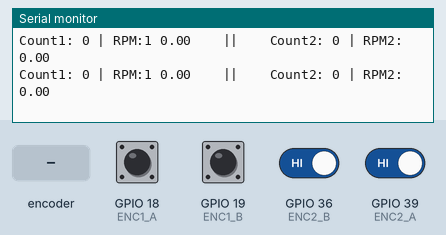
This sketch was run on a simulated ESP32. Parts: the last lines printed to the serial monitor. The inputs (shaded band) are chosen by the test bench; at power-on: GPIO 18 (ENC1_A), GPIO 19 (ENC1_B), GPIO 36 (ENC2_B), GPIO 39 (ENC2_A) HIGH.

Above: at 1.2 s.
1.3 s: rotary encoder on GPIO 18 (ENC1_A) / GPIO 19 (ENC1_B) turned 1 step (first pin leading)
At 1.31 s:
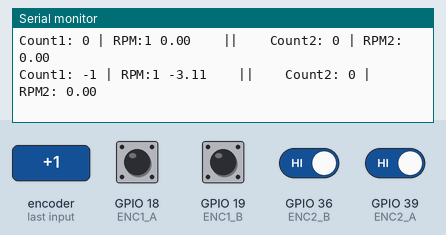
3.0 s: GPIO 36 (ENC2_B) driven LOW
At 3.01 s:
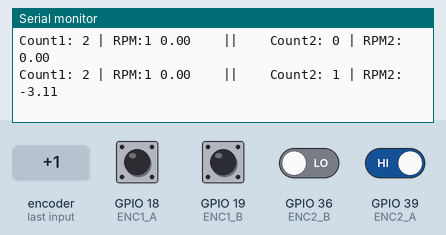
4.5 s: GPIO 39 (ENC2_A) driven LOW
At 4.51 s:
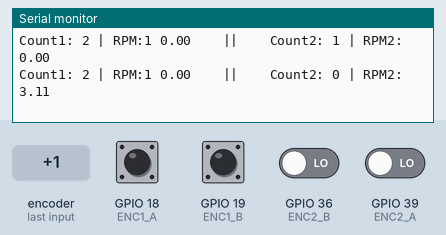
6.0 s: rotary encoder on GPIO 18 (ENC1_A) / GPIO 19 (ENC1_B) turned 1 step (first pin leading)
At 6.01 s:
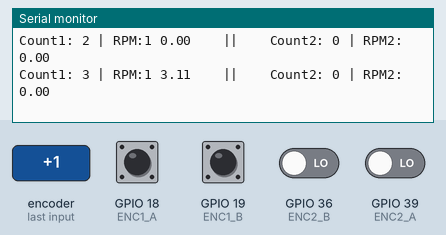
7.7 s: GPIO 36 (ENC2_B) driven HIGH
At 7.71 s:
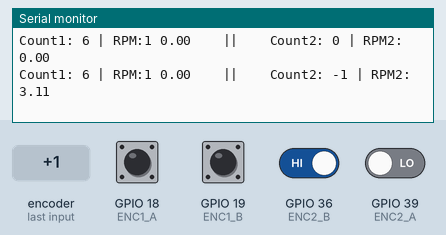
9.2 s: GPIO 39 (ENC2_A) driven HIGH
At 9.21 s:
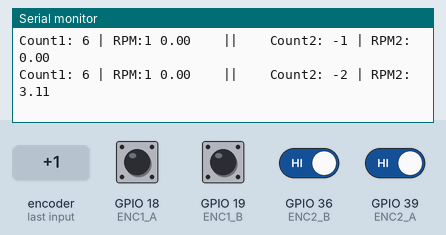
Timing chart, 0 to 11.7 s (numbered marks = the images above; inputs shaded):
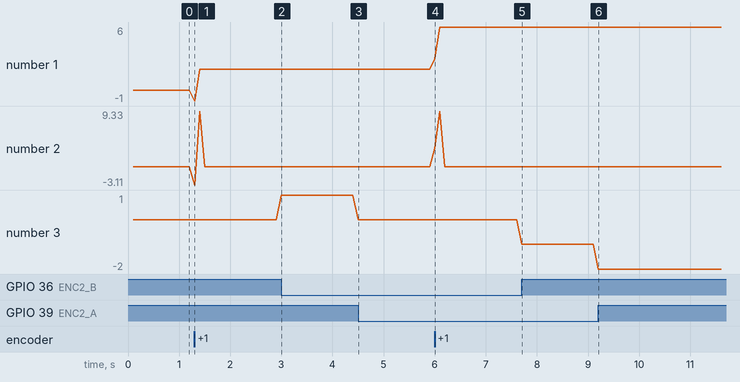

Measured:
- after the input at 1.3 s, the serial monitor: prints a new line at once (image 1)
- after the input at 3.0 s, the serial monitor: prints a new line at once (image 2)
- after the input at 4.5 s, the serial monitor: prints a new line at once (image 3)
- after the input at 6.0 s, the serial monitor: prints a new line at once (image 4)
- after the input at 7.7 s, the serial monitor: prints a new line at once (image 5)
- after the input at 9.2 s, the serial monitor: prints a new line at once (image 6)
- plotted number 1: 2 → 6 after the input at 6.0 s
- plotted number 3: 0 → -1 after the input at 7.7 s, -1 → -2 after the input at 9.2 s

The sketch:

baca_encoder.ino
```cpp
// m2
#define ENC1_A 18
#define ENC1_B 19
//m4
#define ENC2_A 39
#define ENC2_B 36

#define PPR 193
long lastCount1 = 0;
long lastCount2 = 0;
unsigned long lastTime = 0;

volatile long encCount1 = 0;
volatile long encCount2 = 0;
volatile int lastEnc1 = 0;
volatile int lastEnc2 = 0;


void IRAM_ATTR encoder1ISR() {
  int A = digitalRead(ENC1_A);
  int B = digitalRead(ENC1_B);
  int encoded = (A << 1) | B;
  int sum = (lastEnc1 << 2) | encoded;

  if (sum == 0b1101 || sum == 0b0100 || sum == 0b0010 || sum == 0b1011)
    encCount1++;
  if (sum == 0b1110 || sum == 0b0111 || sum == 0b0001 || sum == 0b1000)
    encCount1--;

  lastEnc1 = encoded;
}

void IRAM_ATTR encoder2ISR() {
  int A = digitalRead(ENC2_A);
  int B = digitalRead(ENC2_B);
  int encoded = (A << 1) | B;
  int sum = (lastEnc2 << 2) | encoded;

  if (sum == 0b1101 || sum == 0b0100 || sum == 0b0010 || sum == 0b1011)
    encCount2++;
  if (sum == 0b1110 || sum == 0b0111 || sum == 0b0001 || sum == 0b1000)
    encCount2--;

  lastEnc2 = encoded;
}


void setup() {
  Serial.begin(115200);

  pinMode(ENC1_A, INPUT);
  pinMode(ENC1_B, INPUT);
  pinMode(ENC2_A, INPUT);
  pinMode(ENC2_B, INPUT);

  attachInterrupt(digitalPinToInterrupt(ENC1_A), encoder1ISR, CHANGE);
  attachInterrupt(digitalPinToInterrupt(ENC1_B), encoder1ISR, CHANGE);
  attachInterrupt(digitalPinToInterrupt(ENC2_A), encoder2ISR, CHANGE);
  attachInterrupt(digitalPinToInterrupt(ENC2_B), encoder2ISR, CHANGE);

  lastTime = millis();
}

void loop() {
  unsigned long now = millis();

  if (now - lastTime >= 100) {
    //long delta = encoderCount - lastCount;
    //float rpm = (delta * 600.0) / PPR;

    long d1 = encCount1 - lastCount1;
    long d2 = encCount2 - lastCount2;
    lastCount1 = encCount1;
    lastCount2 = encCount2;

    float rpm1 = (d1 * 600.0) / PPR;
    float rpm2 = -(d2 * 600.0) / PPR;

    Serial.print("Count1: ");
    Serial.print(encCount1);
    Serial.print(" | RPM:1 ");
    Serial.print(rpm1);
    Serial.print("    ||    ");
    Serial.print("Count2: ");
    Serial.print(encCount2);
    Serial.print(" | RPM2: ");
    Serial.println(rpm2);

    lastCount1 = encCount1;
    lastCount2 = encCount2;
    lastTime = now;
  }
}
```

tess.cpp
```cpp
// // m2
// #define ENC1_A 25
// #define ENC1_B 15
// //m4
// #define ENC2_A 39
// #define ENC2_B 36

// #define PPR 193
// long lastCount1 = 0;
// long lastCount2 = 0;
// unsigned long lastTime = 0;

// volatile long encCount1 = 0;
// volatile long encCount2 = 0;
// volatile int lastEnc1 = 0;
// volatile int lastEnc2 = 0;


// void IRAM_ATTR encoder1ISR() {
//   int A = digitalRead(ENC1_A);
//   int B = digitalRead(ENC1_B);
//   int encoded = (A << 1) | B;
//   int sum = (lastEnc1 << 2) | encoded;

//   if (sum == 0b1101 || sum == 0b0100 || sum == 0b0010 || sum == 0b1011)
//     encCount1++;
//   if (sum == 0b1110 || sum == 0b0111 || sum == 0b0001 || sum == 0b1000)
//     encCount1--;

//   lastEnc1 = encoded;
// }

// void IRAM_ATTR encoder2ISR() {
//   int A = digitalRead(ENC2_A);
//   int B = digitalRead(ENC2_B);
//   int encoded = (A << 1) | B;
//   int sum = (lastEnc2 << 2) | encoded;

//   if (sum == 0b1101 || sum == 0b0100 || sum == 0b0010 || sum == 0b1011)
//     encCount2++;
//   if (sum == 0b1110 || sum == 0b0111 || sum == 0b0001 || sum == 0b1000)
//     encCount2--;

//   lastEnc2 = encoded;
// }


// void setup() {
//   Serial.begin(115200);

//   pinMode(ENC1_A, INPUT);
//   pinMode(ENC1_B, INPUT);
//   pinMode(ENC2_A, INPUT);
//   pinMode(ENC2_B, INPUT);

//   attachInterrupt(digitalPinToInterrupt(ENC1_A), encoder1ISR, CHANGE);
//   attachInterrupt(digitalPinToInterrupt(ENC1_B), encoder1ISR, CHANGE);
//   attachInterrupt(digitalPinToInterrupt(ENC2_A), encoder2ISR, CHANGE);
//   attachInterrupt(digitalPinToInterrupt(ENC2_B), encoder2ISR, CHANGE);

//   lastTime = millis();
// }

// void loop() {
//   unsigned long now = millis();

//   if (now - lastTime >= 100) {
//     //long delta = encoderCount - lastCount;
//     //float rpm = (delta * 600.0) / PPR;

//     long d1 = encCount1 - lastCount1;
//     long d2 = encCount2 - lastCount2;
//     lastCount1 = encCount1;
//     lastCount2 = encCount2;

//     float rpm1 = (d1 * 600.0) / PPR;
//     float rpm2 = -(d2 * 600.0) / PPR;

//     Serial.print("Count1: ");
//     Serial.print(encCount1);
//     Serial.print(" | RPM:1 ");
//     Serial.print(rpm1);
//     Serial.print("    ||    ");
//     Serial.print("Count2: ");
//     Serial.print(encCount2);
//     Serial.print(" | RPM2: ");
//     Serial.println(rpm2);

//     lastCount1 = encCount1;
//     lastCount2 = encCount2;
//     lastTime = now;
//   }
// }
```
